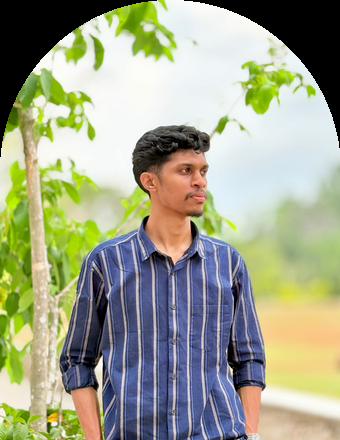
#> input picture scripts/arch_test_jpg.png, 340 x 440 px
$ python -i generate_mockup.py   (imports and definitions only)
#> lines starting #> are read from the running program, lines starting #| are printed output that depends on the picture
"""
Portfolio Mockup Banner Generator
=================================
Generates high-resolution 16:9 (1280x720) device mockup showcases for portfolio cards.

Usage Examples:
---------------
1. Mobile App (3 Phones showcase):
   python scripts/generate_mockup.py mobile --center path/to/dashboard.png --left path/to/limits.png --right path/to/profile.png --title "Family Budget App" --subtitle "Flutter & Firebase Cloud Solution" --output public/images/my-project.png

2. Mobile App (Single Phone slide):
   python scripts/generate_mockup.py slide --screen path/to/screen.png --title "Activity Feed" --subtitle "Real-time updates" --output public/images/slide1.png

3. Web Application (Sleek Mac browser mockup):
   python scripts/generate_mockup.py web --screen path/to/website.png --title "KonceptHive" --url "koncepthive-frontend-779x.onrender.com" --output public/images/web-mockup.png
"""

import os
import argparse
from PIL import Image, ImageDraw, ImageFilter, ImageFont


def parse_color(hex_or_rgb, default=(20, 184, 166)):
    if not hex_or_rgb:
        return default
    if isinstance(hex_or_rgb, (tuple, list)):
        return tuple(hex_or_rgb[:3])
    hex_str = str(hex_or_rgb).lstrip('#')
    if len(hex_str) == 6:
        return tuple(int(hex_str[i:i+2], 16) for i in (0, 2, 4))
    return default


def create_canvas(w=1280, h=720, glow_color=(20, 184, 166)):
    """Creates a dark gradient background with soft ambient Gaussian glows."""
    canvas = Image.new('RGBA', (w, h), (10, 14, 23, 255))
    draw = ImageDraw.Draw(canvas)

    for y in range(h):
        factor = y / h
        r = int(11 * (1 - factor) + 16 * factor)
        g = int(17 * (1 - factor) + 28 * factor)
        b = int(28 * (1 - factor) + 38 * factor)
        draw.line([(0, y), (w, y)], fill=(r, g, b, 255))

    # Glow layer
    glow = Image.new('RGBA', (w, h), (0, 0, 0, 0))
    gdraw = ImageDraw.Draw(glow)
    gdraw.ellipse([w//2 - 380, h//2 - 150, w//2 + 380, h//2 + 350], fill=(*glow_color, 70))
    gdraw.ellipse([100, 200, 500, 600], fill=(*glow_color, 40))
    gdraw.ellipse([w - 450, 150, w - 50, 550], fill=(*glow_color, 35))
    glow = glow.filter(ImageFilter.GaussianBlur(90))

    return Image.alpha_composite(canvas, glow)


def make_phone(screen_path, target_h=560, border_w=10, corner_r=30):
    """Wraps a mobile screenshot inside a sleek dark phone frame with camera pill."""
    scr = Image.open(screen_path).convert('RGBA')
    orig_w, orig_h = scr.size
    aspect = orig_w / orig_h
    scr_h = target_h - (border_w * 2)
    scr_w = int(scr_h * aspect)
    scr = scr.resize((scr_w, scr_h), Image.Resampling.LANCZOS)

    phone_w = scr_w + (border_w * 2)
    phone_h = target_h

    # Rounded screen mask
    scr_mask = Image.new('L', (scr_w, scr_h), 0)
    ImageDraw.Draw(scr_mask).rounded_rectangle([0, 0, scr_w, scr_h], corner_r - border_w, fill=255)

    # Phone bezel
    phone = Image.new('RGBA', (phone_w, phone_h), (0, 0, 0, 0))
    pdraw = ImageDraw.Draw(phone)
    pdraw.rounded_rectangle([0, 0, phone_w, phone_h], corner_r, fill=(24, 30, 42, 255), outline=(51, 65, 85, 255), width=2)
    phone.paste(scr, (border_w, border_w), scr_mask)

    # Top camera pill / Dynamic Island
    pill_w = max(36, int(phone_w * 0.2))
    pill_h = 10
    pill_x = (phone_w - pill_w) // 2
    pill_y = border_w + 6
    pdraw.rounded_rectangle([pill_x, pill_y, pill_x + pill_w, pill_y + pill_h], 5, fill=(15, 23, 42, 240))

    return phone


# [30 lines left out: function add_badge, not called in this run]


def generate_mobile_showcase(center_img, left_img=None, right_img=None, title=None, subtitle=None, icon_path=None, color='#14B8A6', output_path='mockup.png'):
    glow_col = parse_color(color)
    W, H = 1280, 720
    canvas = create_canvas(W, H, glow_col)

    p_center = make_phone(center_img, target_h=560, border_w=10, corner_r=32)

    shadow = Image.new('RGBA', (W, H), (0, 0, 0, 0))
    sdraw = ImageDraw.Draw(shadow)

    # 3-phone setup
    if left_img and right_img:
        p_left = make_phone(left_img, target_h=490, border_w=9, corner_r=28)
        p_right = make_phone(right_img, target_h=490, border_w=9, corner_r=28)

        left_x = W // 2 - p_center.size[0] // 2 - p_left.size[0] + 50
        left_y = (H - p_left.size[1]) // 2 + 30
        sdraw.rounded_rectangle([left_x - 10, left_y + 10, left_x + p_left.size[0] + 10, left_y + p_left.size[1] + 20], 30, fill=(0, 0, 0, 140))

        right_x = W // 2 + p_center.size[0] // 2 - 50
        right_y = (H - p_right.size[1]) // 2 + 30
        sdraw.rounded_rectangle([right_x - 10, right_y + 10, right_x + p_right.size[0] + 10, right_y + p_right.size[1] + 20], 30, fill=(0, 0, 0, 140))

    # Center phone positioning & shadow
    center_x = (W - p_center.size[0]) // 2
    center_y = (H - p_center.size[1]) // 2 + 10
    sdraw.rounded_rectangle([center_x - 14, center_y + 14, center_x + p_center.size[0] + 14, center_y + p_center.size[1] + 28], 36, fill=(0, 0, 0, 190))

    shadow = shadow.filter(ImageFilter.GaussianBlur(24))
    canvas = Image.alpha_composite(canvas, shadow)

    if left_img and right_img:
        canvas.paste(p_left, (left_x, left_y), p_left)
        canvas.paste(p_right, (right_x, right_y), p_right)

        # Subtle depth dimmer on side phones
        dimmer = Image.new('RGBA', (W, H), (0, 0, 0, 0))
        ddraw = ImageDraw.Draw(dimmer)
        ddraw.rounded_rectangle([left_x, left_y, left_x + p_left.size[0], left_y + p_left.size[1]], 28, fill=(0, 0, 0, 35))
        ddraw.rounded_rectangle([right_x, right_y, right_x + p_right.size[0], right_y + p_right.size[1]], 28, fill=(0, 0, 0, 35))
        canvas = Image.alpha_composite(canvas, dimmer)

    # Paste center phone on top
    canvas.paste(p_center, (center_x, center_y), p_center)

    # Add badge
    canvas = add_badge(canvas, title, subtitle, icon_path, glow_col)

    os.makedirs(os.path.dirname(os.path.abspath(output_path)), exist_ok=True)
    canvas.convert('RGB').save(output_path, quality=95)
    print(f"[SUCCESS] Generated Mobile Showcase: {output_path}")


# [122 lines left out: functions generate_web_showcase, main, not called in this run]


# [2 lines not run here, left out]

>>> import cv2
>>> picture = cv2.imread('arch_test_jpg.png', cv2.IMREAD_GRAYSCALE)
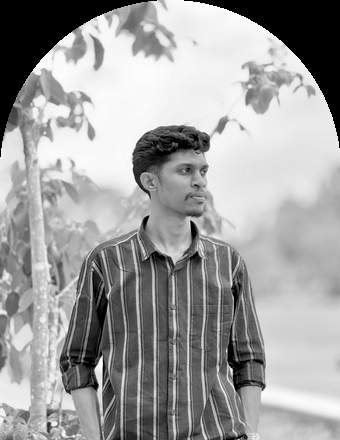
#> picture: shape (440, 340); min 0, max 255, mean 159.6
>>> result = generate_mobile_showcase(picture)
#> in create_canvas, `canvas = Image.new('RGBA', (w, h), (10, 14, 23, 255))`:
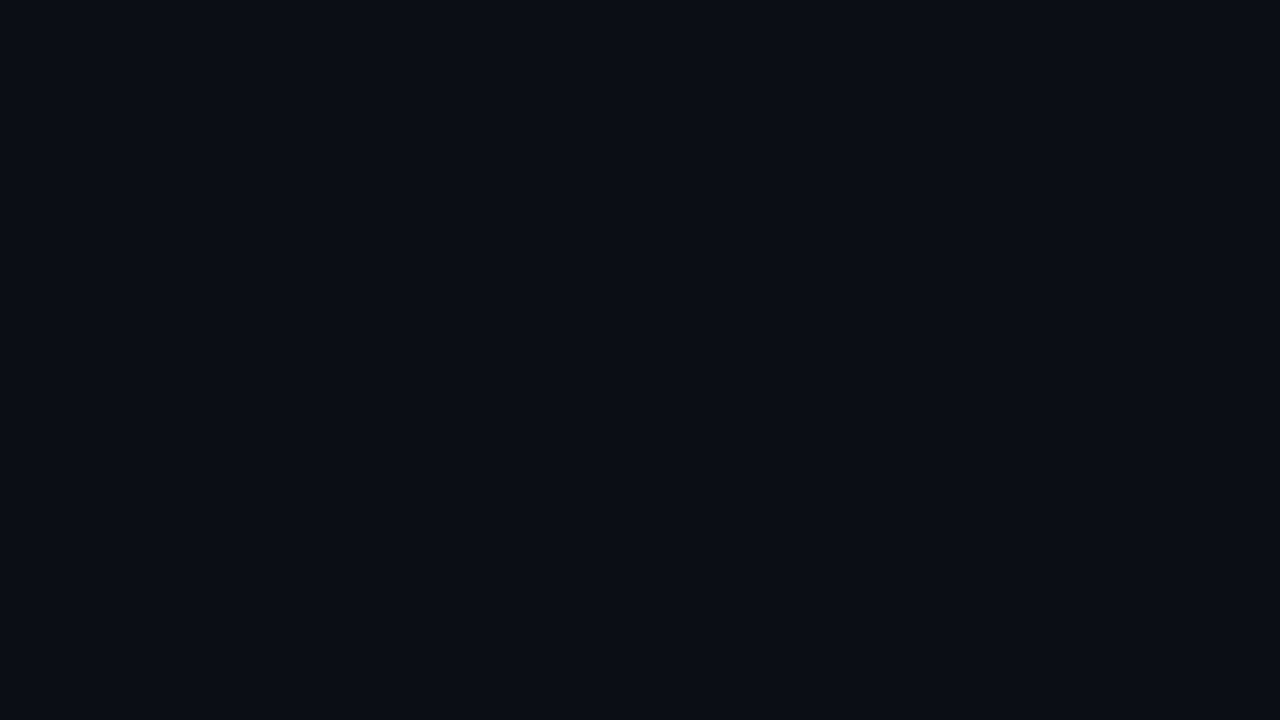
#> canvas: PIL image 1280x720 RGBA; mean R, G, B, A 10, 14, 23, 255
#> in create_canvas, `glow = Image.new('RGBA', (w, h), (0, 0, 0, 0))`: glow: PIL image 1280x720 RGBA; every value is 0
#> in create_canvas, `glow = glow.filter(ImageFilter.GaussianBlur(90))`:
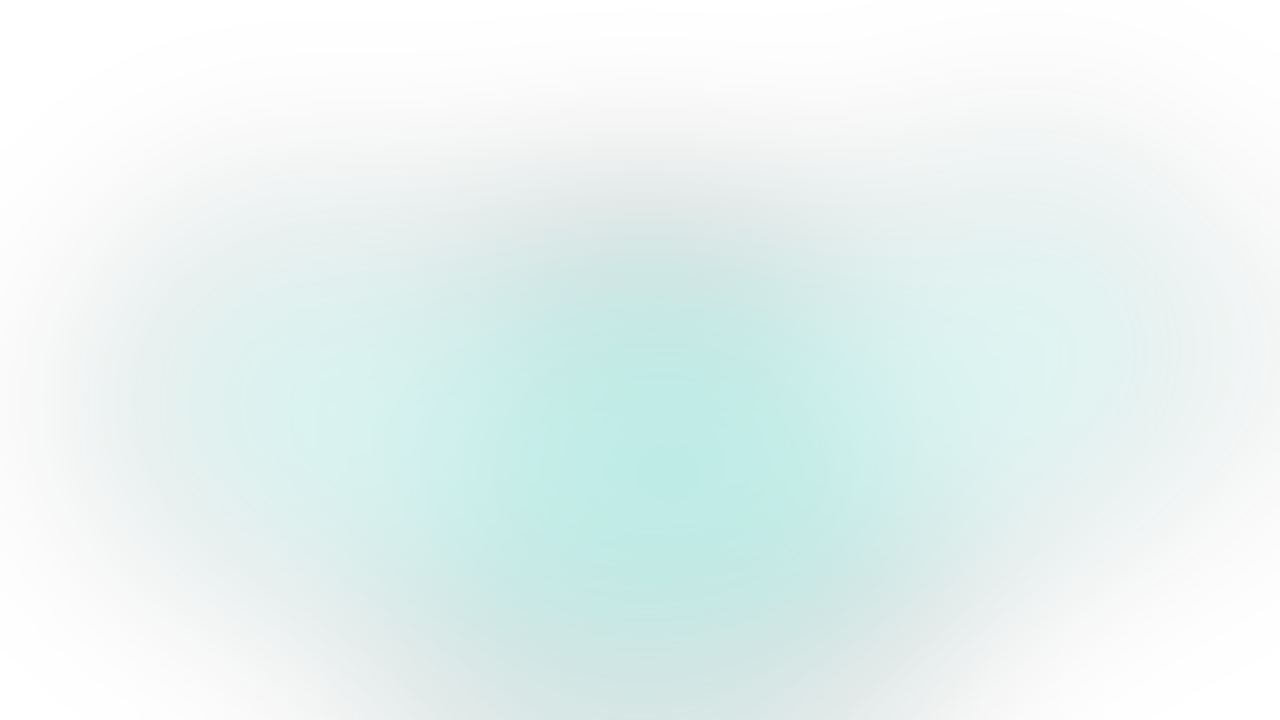
#> glow: PIL image 1280x720 RGBA; mean R, G, B, A 9.6, 88.4, 79.8, 24.9; transparent parts drawn white
#> in create_canvas, `return Image.alpha_composite(canvas, glow)`:
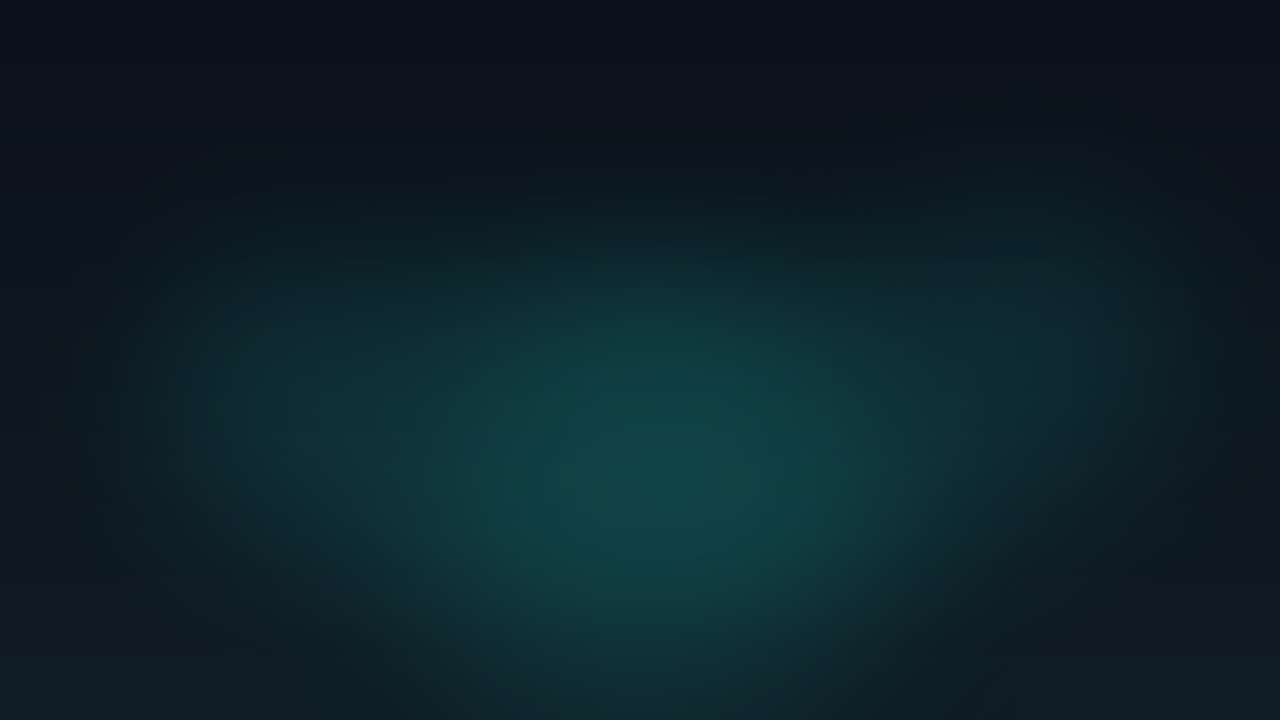
#> returned value: PIL image 1280x720 RGBA; mean R, G, B, A 13.2, 33, 41.2, 255
#> (the run stopped early here; a loop or call above may not have finished)
